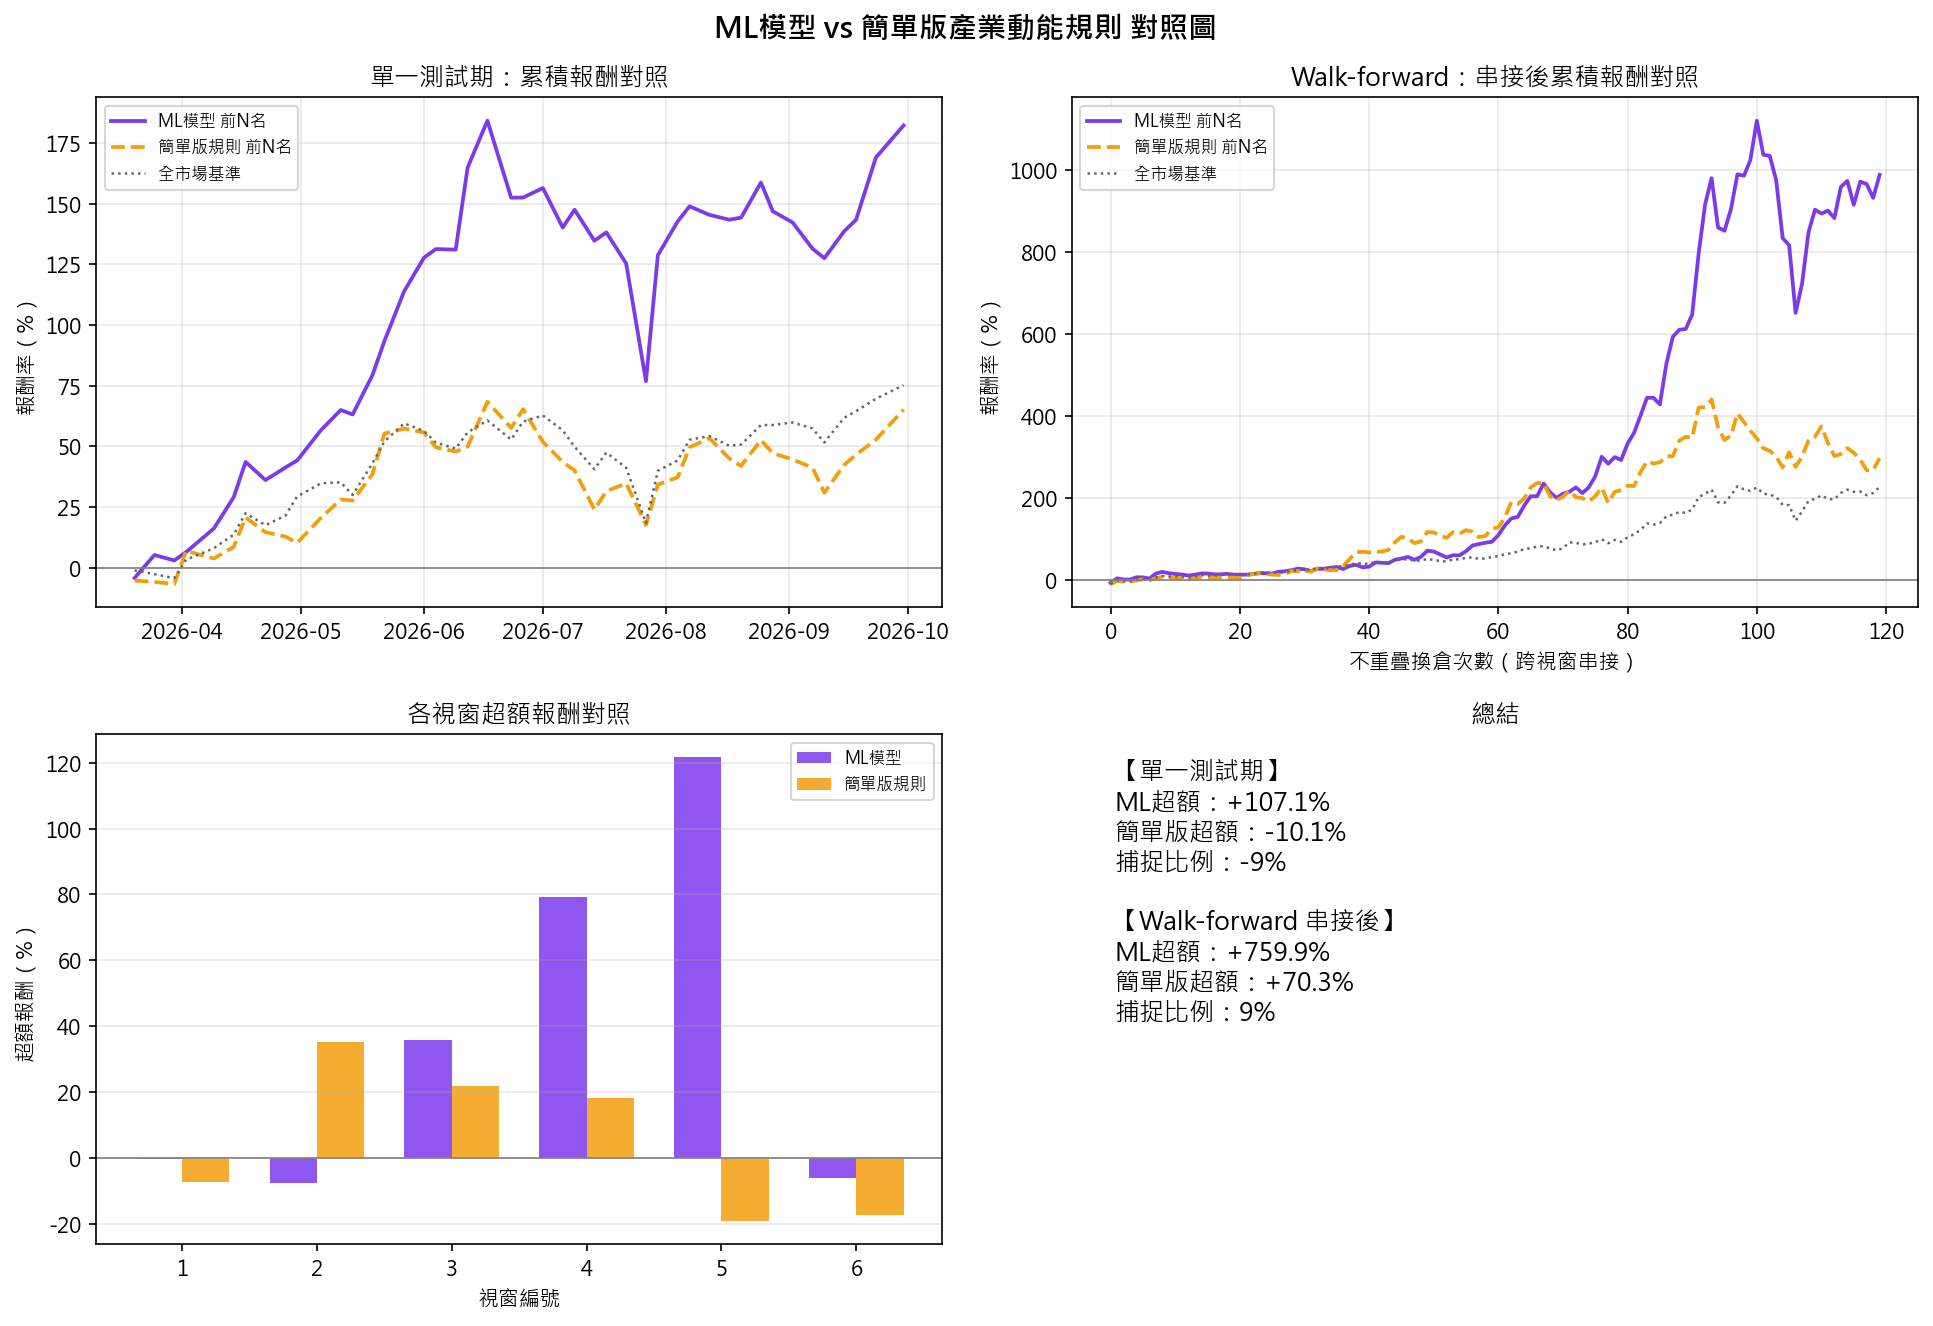

Here is the Python script that generated this plot:
# day31_naive_vs_model.py — 模型複雜度對照組：純 sector_momentum 規則 vs 完整 RandomForest 模型
#
# 動機：day28 的特徵重要性顯示 sector_momentum 佔 37.93%，sector_rank +
# inter_sector_rank（真正在做「產業內選股」的兩個特徵）加起來不到 2%。
# 這暗示模型的價值可能主要來自「追蹤最近漲最兇的產業」，而不是「在產業內
# 挑出真正強的個股」——如果屬實，一個不需要訓練、直接拿 sector_momentum
# 排名的簡單規則，應該就能複製掉大部分的超額報酬。
#
# 做法：用完全相同的一批下載資料、完全相同的訓練/測試切分或 walk-forward
# 視窗，一邊跑真正的 RandomForest 模型，一邊只用 sector_momentum 原始數值
# 直接排名（不訓練任何模型），兩邊套用 day28 完全相同的 evaluate() /
# compounded_returns() / benchmark_returns() 邏輯，確保比較公平。
#
# 執行：python day31_naive_vs_model.py
#   --mode single      只做單一測試期比較（跟 day28 預設切分一致，較快）
#   --mode walkforward 做 walk-forward 多視窗比較（跟 day30 預設參數一致，較慢）
#   --mode both        兩種都做（預設）

from __future__ import annotations
import argparse
import warnings
from pathlib import Path

import matplotlib
matplotlib.use("Agg")
import matplotlib.pyplot as plt
import numpy as np
import pandas as pd

warnings.filterwarnings("ignore")

plt.rcParams["font.family"] = "Microsoft JhengHei"
plt.rcParams["axes.unicode_minus"] = False

# 重用 day28／day30 已經驗證過的下載、特徵工程、評估邏輯，避免同一套計算
# 散落在多個檔案裡彼此漂移（例如「不重疊複利」的修正，這裡不用再修一次）
from day28_sector_ranking import (
    STOCKS,
    ALL_FEATURES,
    TOP_N,
    FORWARD_DAYS,
    DEFAULT_CACHE_PATH,
    configure_yfinance_cache,
    load_or_download_market_data,
    build_panel,
    split_train_test,
    train_model,
    evaluate,
    nonoverlap_mask,
    compounded_returns,
    benchmark_returns,
)
from day30_walkforward import generate_walkforward_windows

DEFAULT_PERIOD         = "3y"
DEFAULT_MIN_TRAIN_DAYS = 300
DEFAULT_TEST_DAYS      = 60
DEFAULT_STEP_DAYS      = 60
DEFAULT_OUTPUT         = "day31_naive_vs_model.png"
DEFAULT_CSV_OUTPUT     = "day31_walkforward_comparison.csv"

NAIVE_FEATURE = "sector_momentum"


def naive_predictions(test: pd.DataFrame) -> np.ndarray:
    """簡單版策略：不訓練任何模型，直接拿 sector_momentum 原始數值當排名依據。
    數值越高代表「這個股票所屬產業最近平均漲得越兇」，越優先做多。"""
    return test[NAIVE_FEATURE].values


# ── 單一測試期比較（對齊 day28 的預設切分） ──────────────────────────────

def run_single_period_comparison(panel: pd.DataFrame) -> dict:
    train, test = split_train_test(panel)

    print(f"訓練：{train.index.get_level_values('Date').min().date()} ～ "
          f"{train.index.get_level_values('Date').max().date()}")
    print(f"測試：{test.index.get_level_values('Date').min().date()} ～ "
          f"{test.index.get_level_values('Date').max().date()}")

    print("\n訓練 RandomForest 模型（ML版）...")
    model = train_model(train)
    preds_ml = model.predict(test[ALL_FEATURES])
    daily_ml = evaluate(test, preds_ml)
    lc_ml, sc_ml, ls_ml, nonoverlap_ml = compounded_returns(daily_ml)
    bm_ml = benchmark_returns(test, nonoverlap_ml.index)

    print("計算簡單版規則（僅用 sector_momentum 排名，不訓練模型）...")
    preds_naive = naive_predictions(test)
    daily_naive = evaluate(test, preds_naive)
    lc_naive, sc_naive, ls_naive, nonoverlap_naive = compounded_returns(daily_naive)
    bm_naive = benchmark_returns(test, nonoverlap_naive.index)

    ic_ml    = daily_ml["spearman"].mean()
    ic_naive = daily_naive["spearman"].mean()

    long_ml_final    = lc_ml.iloc[-1]    if len(lc_ml)    else np.nan
    long_naive_final = lc_naive.iloc[-1] if len(lc_naive) else np.nan
    bm_ml_final       = bm_ml.iloc[-1]     if len(bm_ml)     else np.nan
    bm_naive_final     = bm_naive.iloc[-1] if len(bm_naive) else np.nan

    excess_ml    = long_ml_final - bm_ml_final
    excess_naive = long_naive_final - bm_naive_final

    print("\n" + "=" * 60)
    print("📊 單一測試期：ML模型 vs 簡單版產業動能規則")
    print("=" * 60)
    print(f"{'指標':<20}{'ML模型':>15}{'簡單版規則':>15}")
    print(f"{'Rank IC':<20}{ic_ml:>+15.4f}{ic_naive:>+15.4f}")
    print(f"{'前' + str(TOP_N) + '名做多累積報酬':<18}{long_ml_final*100:>+14.1f}%{long_naive_final*100:>+14.1f}%")
    print(f"{'全市場基準':<20}{bm_ml_final*100:>+14.1f}%{bm_naive_final*100:>+14.1f}%")
    print(f"{'超額報酬':<20}{excess_ml*100:>+14.1f}%{excess_naive*100:>+14.1f}%")

    if excess_ml > 0:
        capture_ratio = excess_naive / excess_ml
        print(f"\n簡單版規則捕捉到 ML 模型超額報酬的比例：{capture_ratio*100:.0f}%")
    else:
        capture_ratio = np.nan
        print(f"\nML 模型本身超額報酬不是正的，「捕捉比例」這個算法在這裡沒有意義")

    return {
        "ic_ml": ic_ml, "ic_naive": ic_naive,
        "long_ml": long_ml_final, "long_naive": long_naive_final,
        "bm_ml": bm_ml_final, "bm_naive": bm_naive_final,
        "excess_ml": excess_ml, "excess_naive": excess_naive,
        "capture_ratio": capture_ratio,
        "curves_ml": (lc_ml, sc_ml, ls_ml, bm_ml),
        "curves_naive": (lc_naive, sc_naive, ls_naive, bm_naive),
    }


# ── Walk-forward 多視窗比較（對齊 day30 的預設參數） ──────────────────────

def run_walkforward_comparison(
    panel: pd.DataFrame, min_train_days: int, test_days: int, step_days: int
) -> tuple[pd.DataFrame, dict[str, pd.Series]]:
    clean = panel.dropna(subset=ALL_FEATURES + ["future_3d"]).copy()
    dates = clean.index.get_level_values("Date").unique().sort_values()

    windows = generate_walkforward_windows(dates, min_train_days, test_days, step_days)
    if not windows:
        raise ValueError(
            "資料量不足以產生任何 walk-forward 視窗，"
            "請減少 --min-train-days 或 --test-days，或加長 --period"
        )

    print(f"\n共產生 {len(windows)} 個 walk-forward 視窗（ML模型 vs 簡單版規則）")

    rows = []
    stitched = {k: [] for k in ("long_ml", "long_naive", "benchmark")}

    for i, (train_dates, test_dates) in enumerate(windows, start=1):
        train = clean.loc[clean.index.get_level_values("Date").isin(train_dates)]
        test  = clean.loc[clean.index.get_level_values("Date").isin(test_dates)]

        test_start, test_end = test_dates.min().date(), test_dates.max().date()
        print(f"\n[視窗 {i}/{len(windows)}] 測試 {test_start}~{test_end}（{len(test_dates)}天）")

        # ML 模型（需要訓練）
        model = train_model(train)
        preds_ml = model.predict(test[ALL_FEATURES])
        daily_ml = evaluate(test, preds_ml)

        # 簡單版規則（不需要訓練，直接用 sector_momentum）
        preds_naive = naive_predictions(test)
        daily_naive = evaluate(test, preds_naive)

        if daily_ml.empty or daily_naive.empty:
            print("   ⚠️ 這個視窗沒有足夠的樣本，跳過")
            continue

        mask_ml    = nonoverlap_mask(daily_ml)
        mask_naive = nonoverlap_mask(daily_naive)
        nonoverlap_ml    = daily_ml[mask_ml]
        nonoverlap_naive = daily_naive[mask_naive]

        market_daily_raw = test.groupby(level="Date")["future_3d"].mean()

        idx_ml = nonoverlap_ml.index.intersection(market_daily_raw.index)
        idx_naive = nonoverlap_naive.index.intersection(market_daily_raw.index)
        nonoverlap_ml    = nonoverlap_ml.loc[idx_ml]
        nonoverlap_naive = nonoverlap_naive.loc[idx_naive]
        bm_raw_ml    = market_daily_raw.loc[idx_ml]
        bm_raw_naive = market_daily_raw.loc[idx_naive]

        if nonoverlap_ml.empty or nonoverlap_naive.empty:
            print("   ⚠️ 這個視窗篩選後沒有可用的不重疊樣本，跳過")
            continue

        long_ml_final    = (1 + nonoverlap_ml["long"]).prod() - 1
        long_naive_final = (1 + nonoverlap_naive["long"]).prod() - 1
        bm_ml_final     = (1 + bm_raw_ml).prod() - 1
        bm_naive_final  = (1 + bm_raw_naive).prod() - 1

        excess_ml    = long_ml_final - bm_ml_final
        excess_naive = long_naive_final - bm_naive_final

        ic_ml    = daily_ml["spearman"].mean()
        ic_naive = daily_naive["spearman"].mean()

        print(
            f"   ML   : IC={ic_ml:+.4f}  前{TOP_N}名={long_ml_final*100:+.1f}%  超額={excess_ml*100:+.1f}%"
        )
        print(
            f"   簡單版: IC={ic_naive:+.4f}  前{TOP_N}名={long_naive_final*100:+.1f}%  超額={excess_naive*100:+.1f}%"
        )

        rows.append({
            "window":        i,
            "test_start":    test_start,
            "test_end":      test_end,
            "ic_ml":         round(ic_ml, 4),
            "ic_naive":      round(ic_naive, 4),
            "long_ml":       round(long_ml_final, 4),
            "long_naive":    round(long_naive_final, 4),
            "benchmark_ml":  round(bm_ml_final, 4),
            "benchmark_naive": round(bm_naive_final, 4),
            "excess_ml":     round(excess_ml, 4),
            "excess_naive":  round(excess_naive, 4),
        })

        stitched["long_ml"].extend(nonoverlap_ml["long"].tolist())
        stitched["long_naive"].extend(nonoverlap_naive["long"].tolist())
        # 基準用 ML 那邊的不重疊日期就好（兩邊理論上日期集合相同，這裡取 ML 版本即可）
        stitched["benchmark"].extend(bm_raw_ml.tolist())

    results_df = pd.DataFrame(rows)
    curves = {k: (1 + pd.Series(v, dtype=float)).cumprod() - 1 for k, v in stitched.items()}
    return results_df, curves


def print_walkforward_summary(results_df: pd.DataFrame, curves: dict[str, pd.Series]) -> None:
    print("\n" + "=" * 60)
    print("📊 Walk-forward：ML模型 vs 簡單版產業動能規則 總結")
    print("=" * 60)

    if results_df.empty:
        print("沒有任何視窗產生有效結果，無法總結。")
        print("=" * 60)
        return

    n = len(results_df)
    win_rate_ml    = (results_df["excess_ml"] > 0).mean() * 100
    win_rate_naive = (results_df["excess_naive"] > 0).mean() * 100

    print(f"共 {n} 個視窗")
    print(f"\n{'指標':<24}{'ML模型':>15}{'簡單版規則':>15}")
    print(f"{'平均 IC':<22}{results_df['ic_ml'].mean():>+15.4f}{results_df['ic_naive'].mean():>+15.4f}")
    print(f"{'平均超額報酬':<20}{results_df['excess_ml'].mean()*100:>+14.1f}%{results_df['excess_naive'].mean()*100:>+14.1f}%")
    print(f"{'超額報酬勝率':<20}{win_rate_ml:>14.0f}%{win_rate_naive:>14.0f}%")

    long_ml_final    = curves["long_ml"].iloc[-1]
    long_naive_final = curves["long_naive"].iloc[-1]
    bm_final          = curves["benchmark"].iloc[-1]
    excess_ml_final    = long_ml_final - bm_final
    excess_naive_final = long_naive_final - bm_final

    print(f"\n串接後樣本外累積報酬：")
    print(f"  ML模型前{TOP_N}名：{long_ml_final*100:+.1f}%")
    print(f"  簡單版前{TOP_N}名：{long_naive_final*100:+.1f}%")
    print(f"  全市場基準：{bm_final*100:+.1f}%")

    if excess_ml_final > 0:
        capture_ratio = excess_naive_final / excess_ml_final
        print(f"\n簡單版規則捕捉到 ML 模型（串接後）超額報酬的比例：{capture_ratio*100:.0f}%")

        if capture_ratio >= 0.8:
            verdict = (
                "簡單版規則就能複製掉八成以上的超額報酬，代表現在這套 11個技術指標 "
                "+ RandomForest 的複雜度，目前沒有明顯換到額外價值。可以考慮直接改用簡單規則，"
                "省下訓練與維護成本，或者把心力放在改良 sector_momentum 這個核心訊號本身"
            )
        elif capture_ratio >= 0.4:
            verdict = (
                "簡單版規則能捕捉到部分但不是全部的超額報酬，代表 ML 模型確實有貢獻，"
                "但貢獻有限。可以評估這個增量是否值得維持模型複雜度，"
                "或者嘗試簡化特徵集（例如只留 sector_momentum + 少數幾個技術指標）重新訓練看看"
            )
        else:
            verdict = (
                "簡單版規則遠遠做不到 ML 模型的表現，代表模型真的有在利用 sector_momentum "
                "以外的資訊做出額外價值，複雜度目前是有換到東西的"
            )
    else:
        verdict = "ML 模型本身在串接後的超額報酬不是正的，「捕捉比例」這個算法在這裡沒有意義，兩者都不建議直接拿去用"

    print(f"\n判讀：{verdict}")
    print("=" * 60)


def create_comparison_figure(
    single_result: dict | None,
    wf_results_df: pd.DataFrame | None,
    wf_curves: dict[str, pd.Series] | None,
    output_path: Path,
) -> None:
    fig, axes = plt.subplots(2, 2, figsize=(13, 9))
    fig.suptitle("ML模型 vs 簡單版產業動能規則 對照圖", fontsize=14, fontweight="bold")

    # 左上：單一測試期累積報酬對照
    ax = axes[0, 0]
    if single_result is not None:
        lc_ml, sc_ml, ls_ml, bm_ml = single_result["curves_ml"]
        lc_naive, sc_naive, ls_naive, bm_naive = single_result["curves_naive"]
        ax.plot(lc_ml.index, lc_ml * 100, color="#7C3AED", lw=1.8, label="ML模型 前N名")
        ax.plot(lc_naive.index, lc_naive * 100, color="#F59E0B", lw=1.8, ls="--", label="簡單版規則 前N名")
        ax.plot(bm_ml.index, bm_ml * 100, color="#666666", lw=1.2, ls=":", label="全市場基準")
        ax.axhline(0, color="gray", lw=0.8)
        ax.set_title("單一測試期：累積報酬對照")
        ax.set_ylabel("報酬率（%）")
        ax.legend(fontsize=8)
        ax.grid(alpha=0.3)
    else:
        ax.axis("off")
        ax.text(0.5, 0.5, "未執行單一測試期比較", ha="center", va="center")

    # 右上：Walk-forward 串接後累積報酬對照
    ax = axes[0, 1]
    if wf_curves is not None and not wf_results_df.empty:
        ax.plot(wf_curves["long_ml"].index, wf_curves["long_ml"] * 100,
                 color="#7C3AED", lw=1.8, label="ML模型 前N名")
        ax.plot(wf_curves["long_naive"].index, wf_curves["long_naive"] * 100,
                 color="#F59E0B", lw=1.8, ls="--", label="簡單版規則 前N名")
        ax.plot(wf_curves["benchmark"].index, wf_curves["benchmark"] * 100,
                 color="#666666", lw=1.2, ls=":", label="全市場基準")
        ax.axhline(0, color="gray", lw=0.8)
        ax.set_title("Walk-forward：串接後累積報酬對照")
        ax.set_xlabel("不重疊換倉次數（跨視窗串接）")
        ax.set_ylabel("報酬率（%）")
        ax.legend(fontsize=8)
        ax.grid(alpha=0.3)
    else:
        ax.axis("off")
        ax.text(0.5, 0.5, "未執行 walk-forward 比較", ha="center", va="center")

    # 左下：各視窗超額報酬對照（分組長條）
    ax = axes[1, 0]
    if wf_results_df is not None and not wf_results_df.empty:
        width = 0.35
        x = np.arange(len(wf_results_df))
        ax.bar(x - width/2, wf_results_df["excess_ml"] * 100, width,
               color="#7C3AED", alpha=0.85, label="ML模型")
        ax.bar(x + width/2, wf_results_df["excess_naive"] * 100, width,
               color="#F59E0B", alpha=0.85, label="簡單版規則")
        ax.axhline(0, color="gray", lw=0.8)
        ax.set_xticks(x)
        ax.set_xticklabels(wf_results_df["window"])
        ax.set_title("各視窗超額報酬對照")
        ax.set_xlabel("視窗編號")
        ax.set_ylabel("超額報酬（%）")
        ax.legend(fontsize=8)
        ax.grid(axis="y", alpha=0.3)
    else:
        ax.axis("off")

    # 右下：文字摘要
    ax = axes[1, 1]
    ax.axis("off")
    lines = []
    if single_result is not None:
        cr = single_result["capture_ratio"]
        cr_str = f"{cr*100:.0f}%" if not np.isnan(cr) else "N/A（ML超額報酬非正）"
        lines.append("【單一測試期】")
        lines.append(f"ML超額：{single_result['excess_ml']*100:+.1f}%")
        lines.append(f"簡單版超額：{single_result['excess_naive']*100:+.1f}%")
        lines.append(f"捕捉比例：{cr_str}")
        lines.append("")
    if wf_results_df is not None and not wf_results_df.empty:
        long_ml_final    = wf_curves["long_ml"].iloc[-1]
        long_naive_final = wf_curves["long_naive"].iloc[-1]
        bm_final          = wf_curves["benchmark"].iloc[-1]
        excess_ml_final    = long_ml_final - bm_final
        excess_naive_final = long_naive_final - bm_final
        cr_wf = (excess_naive_final / excess_ml_final) if excess_ml_final > 0 else np.nan
        cr_wf_str = f"{cr_wf*100:.0f}%" if not np.isnan(cr_wf) else "N/A（ML超額報酬非正）"
        lines.append("【Walk-forward 串接後】")
        lines.append(f"ML超額：{excess_ml_final*100:+.1f}%")
        lines.append(f"簡單版超額：{excess_naive_final*100:+.1f}%")
        lines.append(f"捕捉比例：{cr_wf_str}")
    summary_text = "\n".join(lines) if lines else "沒有可顯示的結果"
    ax.text(0.05, 0.95, summary_text, transform=ax.transAxes,
            fontsize=12, va="top", family="Microsoft JhengHei")
    ax.set_title("總結")

    plt.tight_layout()
    fig.savefig(output_path, dpi=150, bbox_inches="tight")
    plt.close(fig)
    print(f"\n圖表已存檔：{output_path}")


def main():
    parser = argparse.ArgumentParser()
    parser.add_argument("--period", default=DEFAULT_PERIOD)
    parser.add_argument("--mode", choices=["single", "walkforward", "both"], default="both")
    parser.add_argument("--min-train-days", type=int, default=DEFAULT_MIN_TRAIN_DAYS)
    parser.add_argument("--test-days", type=int, default=DEFAULT_TEST_DAYS)
    parser.add_argument("--step-days", type=int, default=DEFAULT_STEP_DAYS)
    parser.add_argument("--output", type=Path,
                        default=Path(__file__).with_name(DEFAULT_OUTPUT))
    parser.add_argument("--csv-output", type=Path,
                        default=Path(__file__).with_name(DEFAULT_CSV_OUTPUT))
    parser.add_argument("--cache-path", type=Path, default=DEFAULT_CACHE_PATH,
                        help="資料快取檔位置，跟 day28/30/32/33 共用同一份才能互相比較")
    parser.add_argument("--refresh-cache", action="store_true",
                        help="強制重新下載資料並覆蓋快取（預設是有快取就直接用）")
    args = parser.parse_args()

    configure_yfinance_cache(Path(__file__).with_name(".yfinance_cache"))

    symbols = list(STOCKS.keys())
    print(f"下載 {len(symbols)} 檔資料...")
    prices, volumes = load_or_download_market_data(
        symbols, args.period, args.cache_path, args.refresh_cache
    )
    print(f"可用股票：{len(prices.columns)} 檔，{len(prices)} 個交易日")

    print("建立特徵資料集（含產業特徵）...")
    panel = build_panel(prices, volumes)

    single_result = None
    wf_results_df = None
    wf_curves = None

    if args.mode in ("single", "both"):
        single_result = run_single_period_comparison(panel)

    if args.mode in ("walkforward", "both"):
        if args.mode == "both":
            print(
                f"\n⚠️ 接下來會做 walk-forward 比較，ML那邊要重複訓練模型多次，"
                f"執行時間會再拉長，請耐心等候。"
            )
        wf_results_df, wf_curves = run_walkforward_comparison(
            panel, args.min_train_days, args.test_days, args.step_days
        )
        print_walkforward_summary(wf_results_df, wf_curves)
        if not wf_results_df.empty:
            wf_results_df.to_csv(args.csv_output, index=False, encoding="utf-8-sig")
            print(f"\n💾 各視窗對照結果已存檔：{args.csv_output}")

    create_comparison_figure(single_result, wf_results_df, wf_curves, args.output)


if __name__ == "__main__":
    main()
